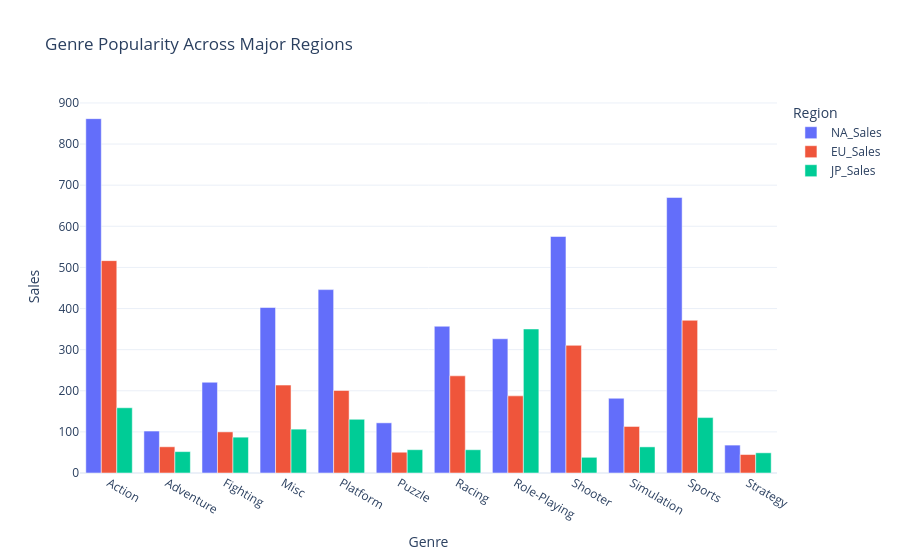

The code cell stored with this chart in its notebook:
### Markdown cell above
## 3.Which genres perform best across North America, Europe, and Japan?

### Code cell
genre_region = (
    df.groupby("Genre")[["NA_Sales","EU_Sales","JP_Sales"]]
      .sum()
      .reset_index()
)

genre_region = genre_region.melt(
    id_vars="Genre",
    var_name="Region",
    value_name="Sales"
)

fig = px.bar(
    genre_region,
    x="Genre",
    y="Sales",
    color="Region",
    barmode="group",
    title="Genre Popularity Across Major Regions"
)

fig.update_layout(template="plotly_white")

fig.show()

### Figure 1 — Plotly figure (JSON) as saved in the notebook; plotly's stock layout.template omitted (floating-point values rounded to 4 significant figures)
{"data": [{"alignmentgroup": "True", "hovertemplate": "Region=NA_Sales<br>Genre=%{x}<br>Sales=%{y}<extra></extra>", "legendgroup": "NA_Sales", "marker": {"color": "#636efa", "pattern": {"shape": ""}}, "name": "NA_Sales", "offsetgroup": "NA_Sales", "orientation": "v", "showlegend": true, "textposition": "auto", "type": "bar", "x": ["Action", "Adventure", "Fighting", "Misc", "Platform", "Puzzle", "Racing", "Role-Playing", "Shooter", "Simulation", "Sports", "Strategy"], "xaxis": "x", "y": [861.8, 102.1, 220.7, 402.5, 446.0, 122.0, 356.9, 326.5, 575.2, 181.8, 670.1, 67.89], "yaxis": "y"}, {"alignmentgroup": "True", "hovertemplate": "Region=EU_Sales<br>Genre=%{x}<br>Sales=%{y}<extra></extra>", "legendgroup": "EU_Sales", "marker": {"color": "#EF553B", "pattern": {"shape": ""}}, "name": "EU_Sales", "offsetgroup": "EU_Sales", "orientation": "v", "showlegend": true, "textposition": "auto", "type": "bar", "x": ["Action", "Adventure", "Fighting", "Misc", "Platform", "Puzzle", "Racing", "Role-Playing", "Shooter", "Simulation", "Sports", "Strategy"], "xaxis": "x", "y": [516.5, 63.79, 100.0, 213.8, 200.7, 50.53, 236.3, 187.6, 310.4, 113.2, 371.3, 44.94], "yaxis": "y"}, {"alignmentgroup": "True", "hovertemplate": "Region=JP_Sales<br>Genre=%{x}<br>Sales=%{y}<extra></extra>", "legendgroup": "JP_Sales", "marker": {"color": "#00cc96", "pattern": {"shape": ""}}, "name": "JP_Sales", "offsetgroup": "JP_Sales", "orientation": "v", "showlegend": true, "textposition": "auto", "type": "bar", "x": ["Action", "Adventure", "Fighting", "Misc", "Platform", "Puzzle", "Racing", "Role-Playing", "Shooter", "Simulation", "Sports", "Strategy"], "xaxis": "x", "y": [158.7, 52.01, 87.15, 106.7, 130.7, 56.68, 56.61, 350.3, 38.18, 63.54, 134.8, 49.1], "yaxis": "y"}], "layout": {"barmode": "group", "legend": {"title": {"text": "Region"}, "tracegroupgap": 0}, "title": {"text": "Genre Popularity Across Major Regions"}, "xaxis": {"anchor": "y", "domain": [0, 1], "title": {"text": "Genre"}}, "yaxis": {"anchor": "x", "domain": [0, 1], "title": {"text": "Sales"}}}}
